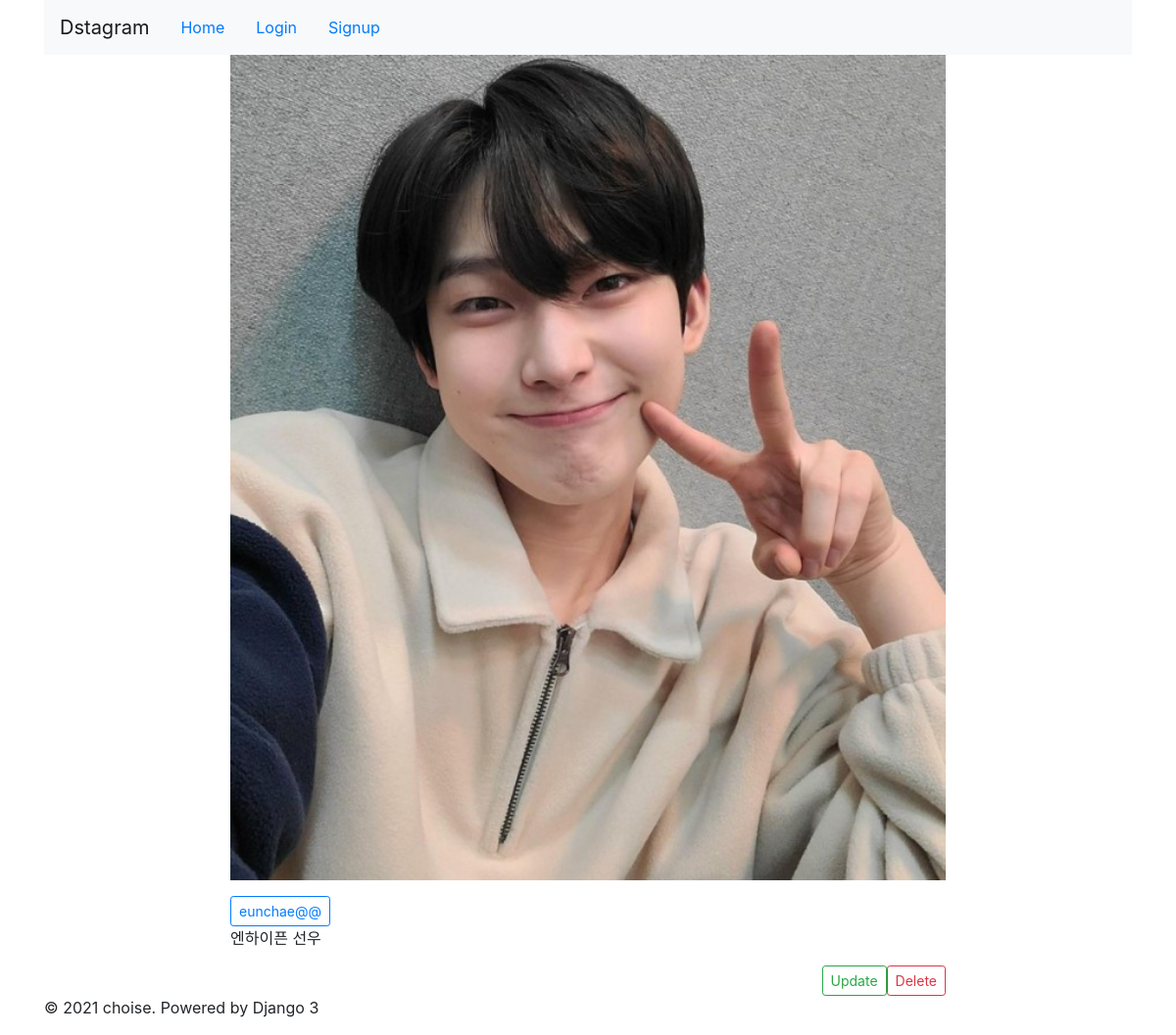
Page /detail/5/ on the committed database.
### photo/models.py (models this page shows, shortened)
class Photo(models.Model):
    author = models.ForeignKey(User,on_delete=models.CASCADE,related_name='user_photos')
    photo = models.ImageField(upload_to='photos/%Y/%m/%d', default='photos/no_image.png')
    text = models.TextField()
    created = models.DateTimeField(auto_now_add=True)
    updated = models.DateTimeField(auto_now=True)
    class Meta:
        ordering = ['-updated']

class User(AbstractUser):
    gender = models.CharField(max_length=10,choices=GENDER_C,default='N')
    birthdate = models.DateField(null=True,blank=True)

### photo/templates/photo/detail.html (shortened to what this page needs)
{% extends 'base.html'%}
{% block content %}
<div class="row">
    <div class="col-md-2"></div>
    <div class="col-md-8 panel panel-default">
        <p><img src="{{object.photo.url}}" style="width: 100%;"> </p>
        <button type="button" class="btn btn-outline-primary btn-sm">
            {{object.author.username}}
        </button>
        <p>{{object.text|linebreaksbr}}</p>
        <a href="{% url 'photo:photo_delete' pk=object.id %}" class="btn btn-outline-danger btn-sm float-right">Delete</a>
        <a href="{% url 'photo:photo_update' pk=object.id %}" class="btn btn-outline-success btn-sm float-right">Update</a>
    </div>
    <div class="col-md-2"></div>
</div>
        {% load disqus_tags %}
{% endblock %}

### rows in the picture
Photo: photo (picture), author.username "eunchae@@", text "엔하이픈 선우"
